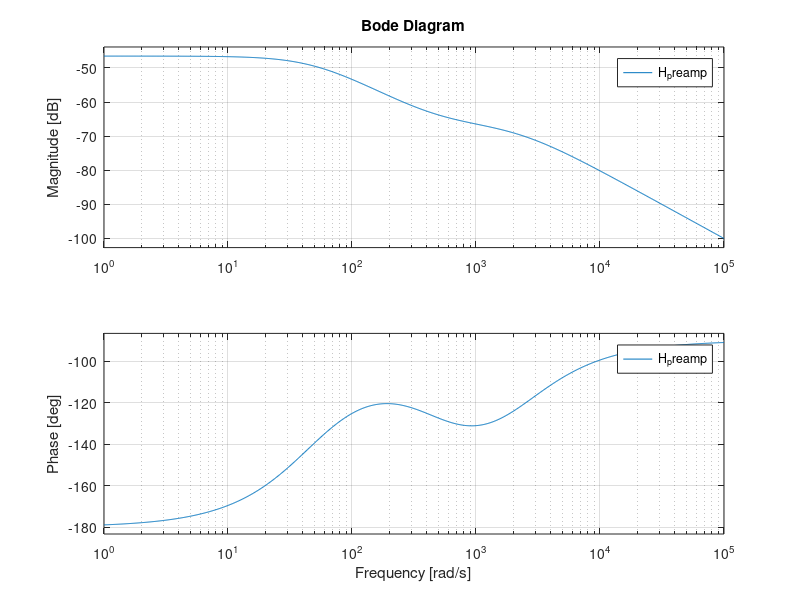

Recreate this plot in MATLAB.
%%%%%%%%%%%%%%%%%%%%%%%%%%%%%%%%%%%%%%%%%%%%%%%%%%%%%%%%%%%%%%%%%%%%%%%%%%%%%%%%
% 
% RIAA PREAMP SIMULATION 
% 
% Description:
%   Model for a RIAA pre-amplifier playback curve. Model is designed to 
%   simulate the filter curves prior to analog implementation (either passive,
%   or active implementation). Written for use with GNU Octave.
%
% Author: Jordan Clarke, jordan.clarke@usask.ca
% 
% Date: August 2017 (see commit log)
% 
%%%%%%%%%%%%%%%%%%%%%%%%%%%%%%%%%%%%%%%%%%%%%%%%%%%%%%%%%%%%%%%%%%%%%%%%%%%%%%%%

%%%%%%%%%%%%%%%%%%%% DEPENDENCIES
pkg load control;

%%%%%%%%%%%%%%%%%%%% CONSTANTS
pole_1 = 2.122e3; %Hz
pole_2 = 50; %Hz
zero_1 = 500; %Hz

%%%%%%%%%%%%%%%%%%%% METHODS / PROCESSING

s = tf('s');
H_preamp = (s - zero_1) / ((s - pole_1)*(s - pole_2))

%%%%%%%%%%%%%%%%%%%% PLOTTING

bode(H_preamp)
print -dpng playback.png

